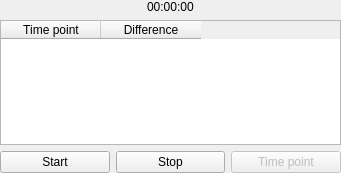
<?xml version="1.0" encoding="UTF-8"?>
<ui version="4.0">
 <class>StopwatchClass</class>
 <widget class="QWidget" name="StopwatchClass">
  <property name="geometry">
   <rect>
    <x>0</x>
    <y>0</y>
    <width>341</width>
    <height>173</height>
   </rect>
  </property>
  <property name="windowTitle">
   <string>Stopwatch</string>
  </property>
  <layout class="QVBoxLayout" name="verticalLayout">
   <property name="leftMargin">
    <number>0</number>
   </property>
   <property name="topMargin">
    <number>0</number>
   </property>
   <property name="rightMargin">
    <number>0</number>
   </property>
   <property name="bottomMargin">
    <number>0</number>
   </property>
   <item alignment="Qt::AlignmentFlag::AlignHCenter">
    <widget class="QLabel" name="TimeLabel">
     <property name="text">
      <string>00:00:00</string>
     </property>
    </widget>
   </item>
   <item>
    <widget class="QTableWidget" name="TimeTable">
     <property name="alternatingRowColors">
      <bool>true</bool>
     </property>
     <property name="columnCount">
      <number>2</number>
     </property>
     <column>
      <property name="text">
       <string>Time point</string>
      </property>
     </column>
     <column>
      <property name="text">
       <string>Difference</string>
      </property>
     </column>
    </widget>
   </item>
   <item>
    <layout class="QHBoxLayout" name="horizontalLayout">
     <property name="bottomMargin">
      <number>0</number>
     </property>
     <item>
      <widget class="QPushButton" name="StartPauseButton">
       <property name="text">
        <string>Start</string>
       </property>
      </widget>
     </item>
     <item>
      <widget class="QPushButton" name="StopButton">
       <property name="text">
        <string>Stop</string>
       </property>
      </widget>
     </item>
     <item>
      <widget class="QPushButton" name="TimePointButton">
       <property name="enabled">
        <bool>false</bool>
       </property>
       <property name="text">
        <string>Time point</string>
       </property>
      </widget>
     </item>
    </layout>
   </item>
  </layout>
 </widget>
 <layoutdefault spacing="6" margin="11"/>
 <resources/>
 <connections>
  <connection>
   <sender>StartPauseButton</sender>
   <signal>clicked()</signal>
   <receiver>StopwatchClass</receiver>
   <slot>OnStartPausePress()</slot>
   <hints>
    <hint type="sourcelabel">
     <x>84</x>
     <y>159</y>
    </hint>
    <hint type="destinationlabel">
     <x>170</x>
     <y>86</y>
    </hint>
   </hints>
  </connection>
  <connection>
   <sender>StopButton</sender>
   <signal>clicked()</signal>
   <receiver>StopwatchClass</receiver>
   <slot>OnStopPress()</slot>
   <hints>
    <hint type="sourcelabel">
     <x>256</x>
     <y>159</y>
    </hint>
    <hint type="destinationlabel">
     <x>170</x>
     <y>86</y>
    </hint>
   </hints>
  </connection>
  <connection>
   <sender>TimePointButton</sender>
   <signal>clicked()</signal>
   <receiver>StopwatchClass</receiver>
   <slot>OnTimePointPress()</slot>
   <hints>
    <hint type="sourcelabel">
     <x>285</x>
     <y>159</y>
    </hint>
    <hint type="destinationlabel">
     <x>170</x>
     <y>86</y>
    </hint>
   </hints>
  </connection>
 </connections>
 <slots>
  <slot>OnStartPausePress()</slot>
  <slot>OnStopPress()</slot>
  <slot>OnTimePointPress()</slot>
 </slots>
</ui>
